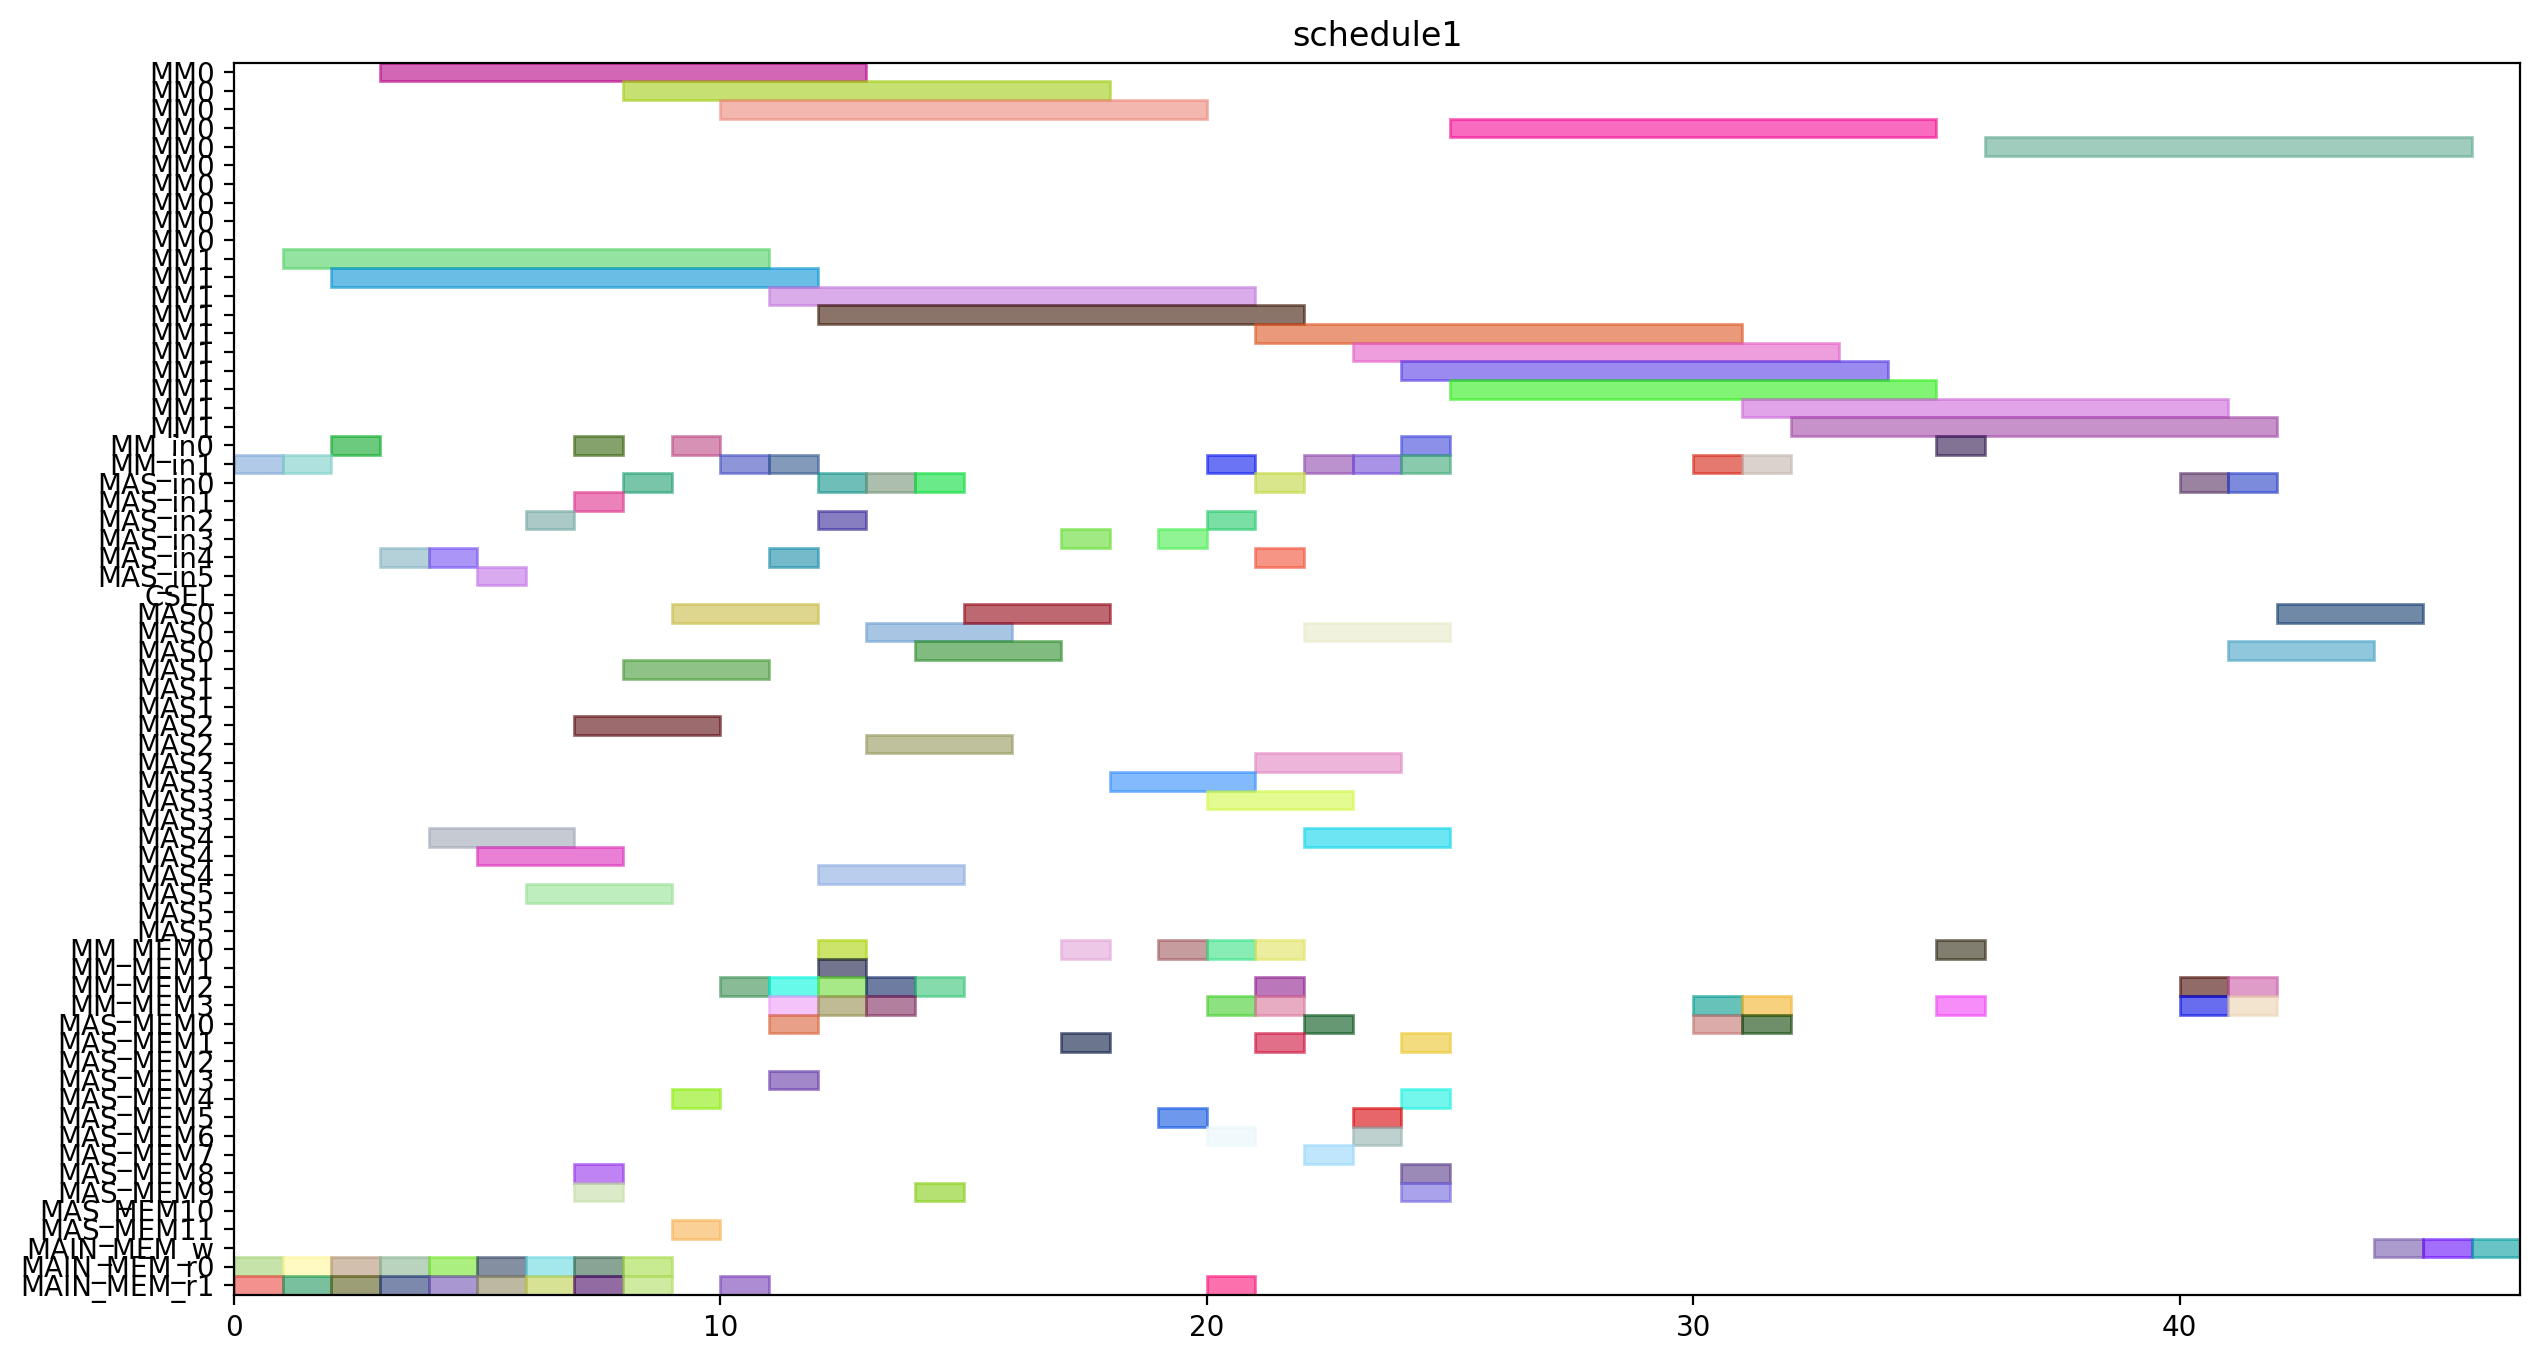

Source code (Python):
from pyschedule import Scenario, solvers, plotters, alt


def solve():
	horizon = 155
	S = Scenario("schedule1", horizon=horizon)

	# resource
	MM = S.Resources('MM', num=2, size=10)
	MM_in = S.Resources('MM_in', num=2)
	MAS_in = S.Resources('MAS_in', num=6)
	CSEL = S.Resource('CSEL')
	MAS = S.Resources('MAS', num=6, size=3, periods=range(1, horizon))
	MM_MEM = S.Resources('MM_MEM', num=4)
	MAS_MEM = S.Resources('MAS_MEM', num=12)
	MAIN_MEM_w = S.Resource('MAIN_MEM_w', size=1)
	MAIN_MEM_r = S.Resources('MAIN_MEM_r', num=2)

	# result of previous scheduling
	t2_in = S.Task('t2_in', length=1, delay_cost=1)
	S += t2_in >= 0
	t2_in += MM_in[1]

	t2_mem0 = S.Task('t2_mem0', length=1, delay_cost=1)
	S += t2_mem0 >= 0
	t2_mem0 += MAIN_MEM_r[0]

	t2_mem1 = S.Task('t2_mem1', length=1, delay_cost=1)
	S += t2_mem1 >= 0
	t2_mem1 += MAIN_MEM_r[1]

	t0_in = S.Task('t0_in', length=1, delay_cost=1)
	S += t0_in >= 1
	t0_in += MM_in[1]

	t0_mem0 = S.Task('t0_mem0', length=1, delay_cost=1)
	S += t0_mem0 >= 1
	t0_mem0 += MAIN_MEM_r[0]

	t0_mem1 = S.Task('t0_mem1', length=1, delay_cost=1)
	S += t0_mem1 >= 1
	t0_mem1 += MAIN_MEM_r[1]

	t2 = S.Task('t2', length=10, delay_cost=1)
	S += t2 >= 1
	t2 += MM[1]

	t0 = S.Task('t0', length=10, delay_cost=1)
	S += t0 >= 2
	t0 += MM[1]

	t1_in = S.Task('t1_in', length=1, delay_cost=1)
	S += t1_in >= 2
	t1_in += MM_in[0]

	t1_mem0 = S.Task('t1_mem0', length=1, delay_cost=1)
	S += t1_mem0 >= 2
	t1_mem0 += MAIN_MEM_r[0]

	t1_mem1 = S.Task('t1_mem1', length=1, delay_cost=1)
	S += t1_mem1 >= 2
	t1_mem1 += MAIN_MEM_r[1]

	t1 = S.Task('t1', length=10, delay_cost=1)
	S += t1 >= 3
	t1 += MM[0]

	t14_in = S.Task('t14_in', length=1, delay_cost=1)
	S += t14_in >= 3
	t14_in += MAS_in[4]

	t14_mem0 = S.Task('t14_mem0', length=1, delay_cost=1)
	S += t14_mem0 >= 3
	t14_mem0 += MAIN_MEM_r[0]

	t14_mem1 = S.Task('t14_mem1', length=1, delay_cost=1)
	S += t14_mem1 >= 3
	t14_mem1 += MAIN_MEM_r[1]

	t13_in = S.Task('t13_in', length=1, delay_cost=1)
	S += t13_in >= 4
	t13_in += MAS_in[4]

	t13_mem0 = S.Task('t13_mem0', length=1, delay_cost=1)
	S += t13_mem0 >= 4
	t13_mem0 += MAIN_MEM_r[0]

	t13_mem1 = S.Task('t13_mem1', length=1, delay_cost=1)
	S += t13_mem1 >= 4
	t13_mem1 += MAIN_MEM_r[1]

	t14 = S.Task('t14', length=3, delay_cost=1)
	S += t14 >= 4
	t14 += MAS[4]

	t13 = S.Task('t13', length=3, delay_cost=1)
	S += t13 >= 5
	t13 += MAS[4]

	t4_in = S.Task('t4_in', length=1, delay_cost=1)
	S += t4_in >= 5
	t4_in += MAS_in[5]

	t4_mem0 = S.Task('t4_mem0', length=1, delay_cost=1)
	S += t4_mem0 >= 5
	t4_mem0 += MAIN_MEM_r[0]

	t4_mem1 = S.Task('t4_mem1', length=1, delay_cost=1)
	S += t4_mem1 >= 5
	t4_mem1 += MAIN_MEM_r[1]

	t3_in = S.Task('t3_in', length=1, delay_cost=1)
	S += t3_in >= 6
	t3_in += MAS_in[2]

	t3_mem0 = S.Task('t3_mem0', length=1, delay_cost=1)
	S += t3_mem0 >= 6
	t3_mem0 += MAIN_MEM_r[0]

	t3_mem1 = S.Task('t3_mem1', length=1, delay_cost=1)
	S += t3_mem1 >= 6
	t3_mem1 += MAIN_MEM_r[1]

	t4 = S.Task('t4', length=3, delay_cost=1)
	S += t4 >= 6
	t4 += MAS[5]

	t15_in = S.Task('t15_in', length=1, delay_cost=1)
	S += t15_in >= 7
	t15_in += MM_in[0]

	t15_mem0 = S.Task('t15_mem0', length=1, delay_cost=1)
	S += t15_mem0 >= 7
	t15_mem0 += MAS_MEM[8]

	t15_mem1 = S.Task('t15_mem1', length=1, delay_cost=1)
	S += t15_mem1 >= 7
	t15_mem1 += MAS_MEM[9]

	t3 = S.Task('t3', length=3, delay_cost=1)
	S += t3 >= 7
	t3 += MAS[2]

	t9_in = S.Task('t9_in', length=1, delay_cost=1)
	S += t9_in >= 7
	t9_in += MAS_in[1]

	t9_mem0 = S.Task('t9_mem0', length=1, delay_cost=1)
	S += t9_mem0 >= 7
	t9_mem0 += MAIN_MEM_r[0]

	t9_mem1 = S.Task('t9_mem1', length=1, delay_cost=1)
	S += t9_mem1 >= 7
	t9_mem1 += MAIN_MEM_r[1]

	t15 = S.Task('t15', length=10, delay_cost=1)
	S += t15 >= 8
	t15 += MM[0]

	t8_in = S.Task('t8_in', length=1, delay_cost=1)
	S += t8_in >= 8
	t8_in += MAS_in[0]

	t8_mem0 = S.Task('t8_mem0', length=1, delay_cost=1)
	S += t8_mem0 >= 8
	t8_mem0 += MAIN_MEM_r[0]

	t8_mem1 = S.Task('t8_mem1', length=1, delay_cost=1)
	S += t8_mem1 >= 8
	t8_mem1 += MAIN_MEM_r[1]

	t9 = S.Task('t9', length=3, delay_cost=1)
	S += t9 >= 8
	t9 += MAS[1]

	t5_in = S.Task('t5_in', length=1, delay_cost=1)
	S += t5_in >= 9
	t5_in += MM_in[0]

	t5_mem0 = S.Task('t5_mem0', length=1, delay_cost=1)
	S += t5_mem0 >= 9
	t5_mem0 += MAS_MEM[4]

	t5_mem1 = S.Task('t5_mem1', length=1, delay_cost=1)
	S += t5_mem1 >= 9
	t5_mem1 += MAS_MEM[11]

	t8 = S.Task('t8', length=3, delay_cost=1)
	S += t8 >= 9
	t8 += MAS[0]

	t20_in = S.Task('t20_in', length=1, delay_cost=1)
	S += t20_in >= 10
	t20_in += MM_in[1]

	t20_mem0 = S.Task('t20_mem0', length=1, delay_cost=1)
	S += t20_mem0 >= 10
	t20_mem0 += MM_MEM[2]

	t20_mem1 = S.Task('t20_mem1', length=1, delay_cost=1)
	S += t20_mem1 >= 10
	t20_mem1 += MAIN_MEM_r[1]

	t5 = S.Task('t5', length=10, delay_cost=1)
	S += t5 >= 10
	t5 += MM[0]

	t10_in = S.Task('t10_in', length=1, delay_cost=1)
	S += t10_in >= 11
	t10_in += MM_in[1]

	t10_mem0 = S.Task('t10_mem0', length=1, delay_cost=1)
	S += t10_mem0 >= 11
	t10_mem0 += MAS_MEM[0]

	t10_mem1 = S.Task('t10_mem1', length=1, delay_cost=1)
	S += t10_mem1 >= 11
	t10_mem1 += MAS_MEM[3]

	t18_in = S.Task('t18_in', length=1, delay_cost=1)
	S += t18_in >= 11
	t18_in += MAS_in[4]

	t18_mem0 = S.Task('t18_mem0', length=1, delay_cost=1)
	S += t18_mem0 >= 11
	t18_mem0 += MM_MEM[2]

	t18_mem1 = S.Task('t18_mem1', length=1, delay_cost=1)
	S += t18_mem1 >= 11
	t18_mem1 += MM_MEM[3]

	t20 = S.Task('t20', length=10, delay_cost=1)
	S += t20 >= 11
	t20 += MM[1]

	t10 = S.Task('t10', length=10, delay_cost=1)
	S += t10 >= 12
	t10 += MM[1]

	t11_in = S.Task('t11_in', length=1, delay_cost=1)
	S += t11_in >= 12
	t11_in += MAS_in[0]

	t11_mem0 = S.Task('t11_mem0', length=1, delay_cost=1)
	S += t11_mem0 >= 12
	t11_mem0 += MM_MEM[0]

	t11_mem1 = S.Task('t11_mem1', length=1, delay_cost=1)
	S += t11_mem1 >= 12
	t11_mem1 += MM_MEM[3]

	t18 = S.Task('t18', length=3, delay_cost=1)
	S += t18 >= 12
	t18 += MAS[4]

	t6_in = S.Task('t6_in', length=1, delay_cost=1)
	S += t6_in >= 12
	t6_in += MAS_in[2]

	t6_mem0 = S.Task('t6_mem0', length=1, delay_cost=1)
	S += t6_mem0 >= 12
	t6_mem0 += MM_MEM[2]

	t6_mem1 = S.Task('t6_mem1', length=1, delay_cost=1)
	S += t6_mem1 >= 12
	t6_mem1 += MM_MEM[1]

	t11 = S.Task('t11', length=3, delay_cost=1)
	S += t11 >= 13
	t11 += MAS[0]

	t16_in = S.Task('t16_in', length=1, delay_cost=1)
	S += t16_in >= 13
	t16_in += MAS_in[0]

	t16_mem0 = S.Task('t16_mem0', length=1, delay_cost=1)
	S += t16_mem0 >= 13
	t16_mem0 += MM_MEM[2]

	t16_mem1 = S.Task('t16_mem1', length=1, delay_cost=1)
	S += t16_mem1 >= 13
	t16_mem1 += MM_MEM[3]

	t6 = S.Task('t6', length=3, delay_cost=1)
	S += t6 >= 13
	t6 += MAS[2]

	t16 = S.Task('t16', length=3, delay_cost=1)
	S += t16 >= 14
	t16 += MAS[0]

	t19_in = S.Task('t19_in', length=1, delay_cost=1)
	S += t19_in >= 14
	t19_in += MAS_in[0]

	t19_mem0 = S.Task('t19_mem0', length=1, delay_cost=1)
	S += t19_mem0 >= 14
	t19_mem0 += MM_MEM[2]

	t19_mem1 = S.Task('t19_mem1', length=1, delay_cost=1)
	S += t19_mem1 >= 14
	t19_mem1 += MAS_MEM[9]

	t19 = S.Task('t19', length=3, delay_cost=1)
	S += t19 >= 15
	t19 += MAS[0]

	t17_in = S.Task('t17_in', length=1, delay_cost=1)
	S += t17_in >= 17
	t17_in += MAS_in[3]

	t17_mem0 = S.Task('t17_mem0', length=1, delay_cost=1)
	S += t17_mem0 >= 17
	t17_mem0 += MM_MEM[0]

	t17_mem1 = S.Task('t17_mem1', length=1, delay_cost=1)
	S += t17_mem1 >= 17
	t17_mem1 += MAS_MEM[1]

	t17 = S.Task('t17', length=3, delay_cost=1)
	S += t17 >= 18
	t17 += MAS[3]

	t7_in = S.Task('t7_in', length=1, delay_cost=1)
	S += t7_in >= 19
	t7_in += MAS_in[3]

	t7_mem0 = S.Task('t7_mem0', length=1, delay_cost=1)
	S += t7_mem0 >= 19
	t7_mem0 += MM_MEM[0]

	t7_mem1 = S.Task('t7_mem1', length=1, delay_cost=1)
	S += t7_mem1 >= 19
	t7_mem1 += MAS_MEM[5]

	t22_in = S.Task('t22_in', length=1, delay_cost=1)
	S += t22_in >= 20
	t22_in += MAS_in[2]

	t22_mem0 = S.Task('t22_mem0', length=1, delay_cost=1)
	S += t22_mem0 >= 20
	t22_mem0 += MM_MEM[0]

	t22_mem1 = S.Task('t22_mem1', length=1, delay_cost=1)
	S += t22_mem1 >= 20
	t22_mem1 += MM_MEM[3]

	t23_in = S.Task('t23_in', length=1, delay_cost=1)
	S += t23_in >= 20
	t23_in += MM_in[1]

	t23_mem0 = S.Task('t23_mem0', length=1, delay_cost=1)
	S += t23_mem0 >= 20
	t23_mem0 += MAS_MEM[6]

	t23_mem1 = S.Task('t23_mem1', length=1, delay_cost=1)
	S += t23_mem1 >= 20
	t23_mem1 += MAIN_MEM_r[1]

	t7 = S.Task('t7', length=3, delay_cost=1)
	S += t7 >= 20
	t7 += MAS[3]

	t12_in = S.Task('t12_in', length=1, delay_cost=1)
	S += t12_in >= 21
	t12_in += MAS_in[0]

	t12_mem0 = S.Task('t12_mem0', length=1, delay_cost=1)
	S += t12_mem0 >= 21
	t12_mem0 += MM_MEM[2]

	t12_mem1 = S.Task('t12_mem1', length=1, delay_cost=1)
	S += t12_mem1 >= 21
	t12_mem1 += MAS_MEM[1]

	t21_in = S.Task('t21_in', length=1, delay_cost=1)
	S += t21_in >= 21
	t21_in += MAS_in[4]

	t21_mem0 = S.Task('t21_mem0', length=1, delay_cost=1)
	S += t21_mem0 >= 21
	t21_mem0 += MM_MEM[0]

	t21_mem1 = S.Task('t21_mem1', length=1, delay_cost=1)
	S += t21_mem1 >= 21
	t21_mem1 += MM_MEM[3]

	t22 = S.Task('t22', length=3, delay_cost=1)
	S += t22 >= 21
	t22 += MAS[2]

	t23 = S.Task('t23', length=10, delay_cost=1)
	S += t23 >= 21
	t23 += MM[1]

	t12 = S.Task('t12', length=3, delay_cost=1)
	S += t12 >= 22
	t12 += MAS[0]

	t21 = S.Task('t21', length=3, delay_cost=1)
	S += t21 >= 22
	t21 += MAS[4]

	t28_in = S.Task('t28_in', length=1, delay_cost=1)
	S += t28_in >= 22
	t28_in += MM_in[1]

	t28_mem0 = S.Task('t28_mem0', length=1, delay_cost=1)
	S += t28_mem0 >= 22
	t28_mem0 += MAS_MEM[0]

	t28_mem1 = S.Task('t28_mem1', length=1, delay_cost=1)
	S += t28_mem1 >= 22
	t28_mem1 += MAS_MEM[7]

	t25_in = S.Task('t25_in', length=1, delay_cost=1)
	S += t25_in >= 23
	t25_in += MM_in[1]

	t25_mem0 = S.Task('t25_mem0', length=1, delay_cost=1)
	S += t25_mem0 >= 23
	t25_mem0 += MAS_MEM[6]

	t25_mem1 = S.Task('t25_mem1', length=1, delay_cost=1)
	S += t25_mem1 >= 23
	t25_mem1 += MAS_MEM[5]

	t28 = S.Task('t28', length=10, delay_cost=1)
	S += t28 >= 23
	t28 += MM[1]

	t25 = S.Task('t25', length=10, delay_cost=1)
	S += t25 >= 24
	t25 += MM[1]

	t27_in = S.Task('t27_in', length=1, delay_cost=1)
	S += t27_in >= 24
	t27_in += MM_in[1]

	t27_mem0 = S.Task('t27_mem0', length=1, delay_cost=1)
	S += t27_mem0 >= 24
	t27_mem0 += MAS_MEM[4]

	t27_mem1 = S.Task('t27_mem1', length=1, delay_cost=1)
	S += t27_mem1 >= 24
	t27_mem1 += MAS_MEM[9]

	t29_in = S.Task('t29_in', length=1, delay_cost=1)
	S += t29_in >= 24
	t29_in += MM_in[0]

	t29_mem0 = S.Task('t29_mem0', length=1, delay_cost=1)
	S += t29_mem0 >= 24
	t29_mem0 += MAS_MEM[8]

	t29_mem1 = S.Task('t29_mem1', length=1, delay_cost=1)
	S += t29_mem1 >= 24
	t29_mem1 += MAS_MEM[1]

	t27 = S.Task('t27', length=10, delay_cost=1)
	S += t27 >= 25
	t27 += MM[1]

	t29 = S.Task('t29', length=10, delay_cost=1)
	S += t29 >= 25
	t29 += MM[0]


	# new tasks
	t24 = S.Task('t24', length=10, delay_cost=1)
	t24 += alt(MM)
	t24_in = S.Task('t24_in', length=1, delay_cost=1)
	t24_in += alt(MM_in)
	S += t24_in*MM_in[0]<=t24*MM[0]
	S += t24_in*MM_in[1]<=t24*MM[1]
	t24_mem0 = S.Task('t24_mem0', length=1, delay_cost=1)
	t24_mem0 += MAS_MEM[0]
	S += 24 < t24_mem0
	S += t24_mem0 <= t24

	t24_mem1 = S.Task('t24_mem1', length=1, delay_cost=1)
	t24_mem1 += MM_MEM[3]
	S += 30 < t24_mem1
	S += t24_mem1 <= t24

	t26 = S.Task('t26', length=10, delay_cost=1)
	t26 += alt(MM)
	t26_in = S.Task('t26_in', length=1, delay_cost=1)
	t26_in += alt(MM_in)
	S += t26_in*MM_in[0]<=t26*MM[0]
	S += t26_in*MM_in[1]<=t26*MM[1]
	t26_mem0 = S.Task('t26_mem0', length=1, delay_cost=1)
	t26_mem0 += MAS_MEM[0]
	S += 17 < t26_mem0
	S += t26_mem0 <= t26

	t26_mem1 = S.Task('t26_mem1', length=1, delay_cost=1)
	t26_mem1 += MM_MEM[3]
	S += 30 < t26_mem1
	S += t26_mem1 <= t26

	PZ_new = S.Task('PZ_new', length=10, delay_cost=1)
	PZ_new += alt(MM)
	PZ_new_in = S.Task('PZ_new_in', length=1, delay_cost=1)
	PZ_new_in += alt(MM_in)
	S += PZ_new_in*MM_in[0]<=PZ_new*MM[0]
	S += PZ_new_in*MM_in[1]<=PZ_new*MM[1]
	S += 0<PZ_new

	PZ_new_w = S.Task('PZ_new_w', length=1, delay_cost=1)
	PZ_new_w += alt(MAIN_MEM_w)
	S += PZ_new <= PZ_new_w

	PZ_new_mem0 = S.Task('PZ_new_mem0', length=1, delay_cost=1)
	PZ_new_mem0 += MM_MEM[0]
	S += 34 < PZ_new_mem0
	S += PZ_new_mem0 <= PZ_new

	PZ_new_mem1 = S.Task('PZ_new_mem1', length=1, delay_cost=1)
	PZ_new_mem1 += MM_MEM[3]
	S += 32 < PZ_new_mem1
	S += PZ_new_mem1 <= PZ_new

	PX_new = S.Task('PX_new', length=3, delay_cost=1)
	PX_new += alt(MAS)
	PX_new_in = S.Task('PX_new_in', length=1, delay_cost=1)
	PX_new_in += alt(MAS_in)
	S += PX_new_in*MAS_in[0]<=PX_new*MAS[0]

	S += PX_new_in*MAS_in[1]<=PX_new*MAS[1]

	S += PX_new_in*MAS_in[2]<=PX_new*MAS[2]

	S += PX_new_in*MAS_in[3]<=PX_new*MAS[3]

	S += PX_new_in*MAS_in[4]<=PX_new*MAS[4]

	S += PX_new_in*MAS_in[5]<=PX_new*MAS[5]

	S += 0<PX_new

	PX_new_w = S.Task('PX_new_w', length=1, delay_cost=1)
	PX_new_w += alt(MAIN_MEM_w)
	S += PX_new <= PX_new_w

	PX_new_mem0 = S.Task('PX_new_mem0', length=1, delay_cost=1)
	PX_new_mem0 += MM_MEM[2]
	S += 33 < PX_new_mem0
	S += PX_new_mem0 <= PX_new

	PX_new_mem1 = S.Task('PX_new_mem1', length=1, delay_cost=1)
	PX_new_mem1 += alt(MM_MEM)
	S += (t24*MM[0])-1 < PX_new_mem1*MM_MEM[1]
	S += (t24*MM[1])-1 < PX_new_mem1*MM_MEM[3]
	S += PX_new_mem1 <= PX_new

	PY_new = S.Task('PY_new', length=3, delay_cost=1)
	PY_new += alt(MAS)
	PY_new_in = S.Task('PY_new_in', length=1, delay_cost=1)
	PY_new_in += alt(MAS_in)
	S += PY_new_in*MAS_in[0]<=PY_new*MAS[0]

	S += PY_new_in*MAS_in[1]<=PY_new*MAS[1]

	S += PY_new_in*MAS_in[2]<=PY_new*MAS[2]

	S += PY_new_in*MAS_in[3]<=PY_new*MAS[3]

	S += PY_new_in*MAS_in[4]<=PY_new*MAS[4]

	S += PY_new_in*MAS_in[5]<=PY_new*MAS[5]

	S += 0<PY_new

	PY_new_w = S.Task('PY_new_w', length=1, delay_cost=1)
	PY_new_w += alt(MAIN_MEM_w)
	S += PY_new <= PY_new_w

	PY_new_mem0 = S.Task('PY_new_mem0', length=1, delay_cost=1)
	PY_new_mem0 += MM_MEM[2]
	S += 34 < PY_new_mem0
	S += PY_new_mem0 <= PY_new

	PY_new_mem1 = S.Task('PY_new_mem1', length=1, delay_cost=1)
	PY_new_mem1 += alt(MM_MEM)
	S += (t26*MM[0])-1 < PY_new_mem1*MM_MEM[1]
	S += (t26*MM[1])-1 < PY_new_mem1*MM_MEM[3]
	S += PY_new_mem1 <= PY_new

	solvers.mip.solve(S,msg=1,kind='CPLEX',ratio_gap=1.01)

	solution = [['hoge']*len(S.solution()[1]) for i in range(len(S.solution()))]
	for i in range(len(S.solution())):
		for j in range(len(S.solution()[i])):
			solution[i][j]=str(S.solution()[i][j])
	print(solution)

	cycles = int(solution[-1][3])

	pic_file_name = "/mnt/rose/usr1/fukuda/ABE/multiRAM_multiMAS_16mux/scheduling_result/stage10MM2_stage3MAS6/EP_ADD_A_0/schedule1.png"
	if(S.solution() != []):
		plotters.matplotlib.plot(S,img_filename=pic_file_name, show_task_labels=False, fig_size=(cycles*0.25+3, 8))

	return solution
